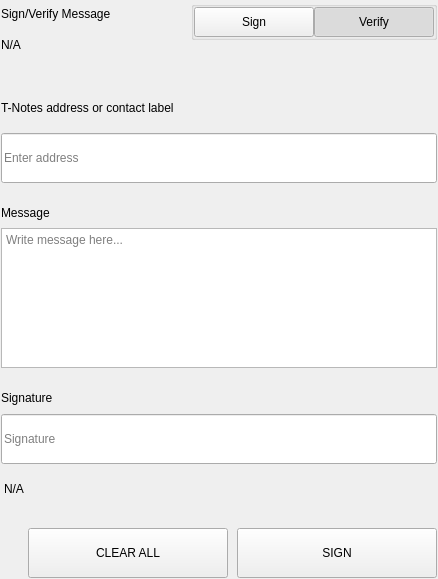
<?xml version="1.0" encoding="UTF-8"?>
<ui version="4.0">
 <class>SettingsSignMessageWidgets</class>
 <widget class="QWidget" name="SettingsSignMessageWidgets">
  <property name="geometry">
   <rect>
    <x>0</x>
    <y>0</y>
    <width>438</width>
    <height>579</height>
   </rect>
  </property>
  <property name="windowTitle">
   <string>Form</string>
  </property>
  <layout class="QVBoxLayout" name="verticalLayout">
   <property name="spacing">
    <number>0</number>
   </property>
   <property name="leftMargin">
    <number>0</number>
   </property>
   <property name="topMargin">
    <number>0</number>
   </property>
   <property name="rightMargin">
    <number>0</number>
   </property>
   <property name="bottomMargin">
    <number>0</number>
   </property>
   <item>
    <widget class="QWidget" name="left" native="true">
     <layout class="QVBoxLayout" name="verticalLayout_3">
      <property name="leftMargin">
       <number>0</number>
      </property>
      <property name="topMargin">
       <number>0</number>
      </property>
      <property name="rightMargin">
       <number>0</number>
      </property>
      <property name="bottomMargin">
       <number>0</number>
      </property>
      <item>
       <widget class="QWidget" name="container_sign" native="true">
        <layout class="QVBoxLayout" name="verticalLayout_2">
         <property name="spacing">
          <number>0</number>
         </property>
         <property name="leftMargin">
          <number>1</number>
         </property>
         <property name="topMargin">
          <number>1</number>
         </property>
         <property name="rightMargin">
          <number>1</number>
         </property>
         <property name="bottomMargin">
          <number>1</number>
         </property>
         <item>
          <layout class="QHBoxLayout" name="horizontalLayout_3" stretch="3,1">
           <property name="spacing">
            <number>40</number>
           </property>
           <item>
            <layout class="QVBoxLayout" name="verticalLayoutTitle">
             <property name="spacing">
              <number>5</number>
             </property>
             <item>
              <widget class="QLabel" name="labelTitle">
               <property name="text">
                <string>Sign/Verify Message</string>
               </property>
              </widget>
             </item>
             <item>
              <widget class="QLabel" name="labelSubtitle1">
               <property name="text">
                <string notr="true">N/A</string>
               </property>
               <property name="wordWrap">
                <bool>true</bool>
               </property>
              </widget>
             </item>
            </layout>
           </item>
           <item alignment="Qt::AlignRight|Qt::AlignTop">
            <widget class="QWidget" name="containerSwitch" native="true">
             <property name="styleSheet">
              <string notr="true">#containerSwitch{
	padding-top:9px;
}</string>
             </property>
             <layout class="QVBoxLayout" name="verticalLayout_6">
              <property name="spacing">
               <number>4</number>
              </property>
              <property name="leftMargin">
               <number>0</number>
              </property>
              <property name="topMargin">
               <number>0</number>
              </property>
              <property name="rightMargin">
               <number>0</number>
              </property>
              <property name="bottomMargin">
               <number>0</number>
              </property>
              <item alignment="Qt::AlignRight">
               <widget class="QGroupBox" name="groupBox">
                <property name="sizePolicy">
                 <sizepolicy hsizetype="Fixed" vsizetype="Preferred">
                  <horstretch>0</horstretch>
                  <verstretch>0</verstretch>
                 </sizepolicy>
                </property>
                <property name="title">
                 <string/>
                </property>
                <property name="alignment">
                 <set>Qt::AlignRight|Qt::AlignTop|Qt::AlignTrailing</set>
                </property>
                <layout class="QHBoxLayout" name="horizontalLayout_4">
                 <property name="spacing">
                  <number>0</number>
                 </property>
                 <property name="leftMargin">
                  <number>0</number>
                 </property>
                 <property name="topMargin">
                  <number>0</number>
                 </property>
                 <property name="rightMargin">
                  <number>0</number>
                 </property>
                 <property name="bottomMargin">
                  <number>0</number>
                 </property>
                 <item>
                  <widget class="QPushButton" name="pushSign">
                   <property name="minimumSize">
                    <size>
                     <width>120</width>
                     <height>30</height>
                    </size>
                   </property>
                   <property name="maximumSize">
                    <size>
                     <width>120</width>
                     <height>30</height>
                    </size>
                   </property>
                   <property name="focusPolicy">
                    <enum>Qt::NoFocus</enum>
                   </property>
                   <property name="text">
                    <string>Sign</string>
                   </property>
                   <property name="checkable">
                    <bool>true</bool>
                   </property>
                   <property name="autoExclusive">
                    <bool>true</bool>
                   </property>
                  </widget>
                 </item>
                 <item>
                  <widget class="QPushButton" name="pushVerify">
                   <property name="minimumSize">
                    <size>
                     <width>120</width>
                     <height>30</height>
                    </size>
                   </property>
                   <property name="maximumSize">
                    <size>
                     <width>120</width>
                     <height>30</height>
                    </size>
                   </property>
                   <property name="focusPolicy">
                    <enum>Qt::NoFocus</enum>
                   </property>
                   <property name="text">
                    <string>Verify</string>
                   </property>
                   <property name="checkable">
                    <bool>true</bool>
                   </property>
                   <property name="checked">
                    <bool>true</bool>
                   </property>
                   <property name="autoExclusive">
                    <bool>true</bool>
                   </property>
                  </widget>
                 </item>
                </layout>
               </widget>
              </item>
              <item alignment="Qt::AlignHCenter|Qt::AlignTop">
               <widget class="QLabel" name="labelSubtitleSwitch">
                <property name="text">
                 <string/>
                </property>
                <property name="alignment">
                 <set>Qt::AlignRight|Qt::AlignTrailing|Qt::AlignVCenter</set>
                </property>
               </widget>
              </item>
             </layout>
            </widget>
           </item>
          </layout>
         </item>
         <item>
          <spacer name="verticalSpacer_2">
           <property name="orientation">
            <enum>Qt::Vertical</enum>
           </property>
           <property name="sizeType">
            <enum>QSizePolicy::Fixed</enum>
           </property>
           <property name="sizeHint" stdset="0">
            <size>
             <width>20</width>
             <height>40</height>
            </size>
           </property>
          </spacer>
         </item>
         <item>
          <widget class="QWidget" name="containerAddress" native="true">
           <property name="sizePolicy">
            <sizepolicy hsizetype="Preferred" vsizetype="Fixed">
             <horstretch>0</horstretch>
             <verstretch>0</verstretch>
            </sizepolicy>
           </property>
           <layout class="QVBoxLayout" name="verticalLayout_5" stretch="0,0">
            <property name="spacing">
             <number>15</number>
            </property>
            <property name="leftMargin">
             <number>0</number>
            </property>
            <property name="topMargin">
             <number>0</number>
            </property>
            <property name="rightMargin">
             <number>0</number>
            </property>
            <property name="bottomMargin">
             <number>0</number>
            </property>
            <item>
             <widget class="QLabel" name="labelSubtitleAddress">
              <property name="minimumSize">
               <size>
                <width>0</width>
                <height>20</height>
               </size>
              </property>
              <property name="maximumSize">
               <size>
                <width>16777215</width>
                <height>20</height>
               </size>
              </property>
              <property name="text">
               <string>T-Notes address or contact label</string>
              </property>
             </widget>
            </item>
            <item>
             <widget class="QLineEdit" name="addressIn_SM">
              <property name="minimumSize">
               <size>
                <width>0</width>
                <height>50</height>
               </size>
              </property>
              <property name="maximumSize">
               <size>
                <width>16777215</width>
                <height>50</height>
               </size>
              </property>
              <property name="placeholderText">
               <string>Enter address</string>
              </property>
             </widget>
            </item>
           </layout>
          </widget>
         </item>
         <item>
          <spacer name="verticalSpacer_3">
           <property name="orientation">
            <enum>Qt::Vertical</enum>
           </property>
           <property name="sizeType">
            <enum>QSizePolicy::Fixed</enum>
           </property>
           <property name="sizeHint" stdset="0">
            <size>
             <width>20</width>
             <height>20</height>
            </size>
           </property>
          </spacer>
         </item>
         <item>
          <layout class="QVBoxLayout" name="verticalLayout_9">
           <property name="spacing">
            <number>5</number>
           </property>
           <item>
            <widget class="QLabel" name="labelSubtitleMessage">
             <property name="minimumSize">
              <size>
               <width>0</width>
               <height>20</height>
              </size>
             </property>
             <property name="maximumSize">
              <size>
               <width>16777215</width>
               <height>20</height>
              </size>
             </property>
             <property name="text">
              <string>Message</string>
             </property>
            </widget>
           </item>
           <item>
            <widget class="QPlainTextEdit" name="messageIn_SM">
             <property name="minimumSize">
              <size>
               <width>0</width>
               <height>140</height>
              </size>
             </property>
             <property name="maximumSize">
              <size>
               <width>16777215</width>
               <height>140</height>
              </size>
             </property>
             <property name="placeholderText">
              <string>Write message here...</string>
             </property>
            </widget>
           </item>
          </layout>
         </item>
         <item>
          <spacer name="verticalSpacer_4">
           <property name="orientation">
            <enum>Qt::Vertical</enum>
           </property>
           <property name="sizeType">
            <enum>QSizePolicy::Fixed</enum>
           </property>
           <property name="sizeHint" stdset="0">
            <size>
             <width>20</width>
             <height>20</height>
            </size>
           </property>
          </spacer>
         </item>
         <item>
          <widget class="QWidget" name="widget" native="true">
           <property name="minimumSize">
            <size>
             <width>0</width>
             <height>75</height>
            </size>
           </property>
           <property name="maximumSize">
            <size>
             <width>16777215</width>
             <height>16777215</height>
            </size>
           </property>
           <layout class="QVBoxLayout" name="verticalLayout_4">
            <property name="leftMargin">
             <number>0</number>
            </property>
            <property name="topMargin">
             <number>0</number>
            </property>
            <property name="rightMargin">
             <number>0</number>
            </property>
            <property name="bottomMargin">
             <number>0</number>
            </property>
            <item>
             <widget class="QLabel" name="labelSubtitleSignature">
              <property name="minimumSize">
               <size>
                <width>0</width>
                <height>20</height>
               </size>
              </property>
              <property name="maximumSize">
               <size>
                <width>16777215</width>
                <height>20</height>
               </size>
              </property>
              <property name="text">
               <string>Signature</string>
              </property>
             </widget>
            </item>
            <item>
             <widget class="QLineEdit" name="signatureOut_SM">
              <property name="minimumSize">
               <size>
                <width>0</width>
                <height>50</height>
               </size>
              </property>
              <property name="placeholderText">
               <string>Signature</string>
              </property>
             </widget>
            </item>
           </layout>
          </widget>
         </item>
         <item>
          <widget class="QLabel" name="statusLabel_SM">
           <property name="styleSheet">
            <string notr="true">padding-top:5px;</string>
           </property>
           <property name="text">
            <string notr="true">N/A</string>
           </property>
          </widget>
         </item>
         <item>
          <spacer name="verticalSpacer">
           <property name="orientation">
            <enum>Qt::Vertical</enum>
           </property>
           <property name="sizeType">
            <enum>QSizePolicy::Fixed</enum>
           </property>
           <property name="sizeHint" stdset="0">
            <size>
             <width>20</width>
             <height>20</height>
            </size>
           </property>
          </spacer>
         </item>
         <item>
          <layout class="QHBoxLayout" name="horizontalLayout_7">
           <property name="spacing">
            <number>9</number>
           </property>
           <item>
            <spacer name="horizontalSpacer_5">
             <property name="orientation">
              <enum>Qt::Horizontal</enum>
             </property>
             <property name="sizeType">
              <enum>QSizePolicy::Expanding</enum>
             </property>
             <property name="sizeHint" stdset="0">
              <size>
               <width>40</width>
               <height>20</height>
              </size>
             </property>
            </spacer>
           </item>
           <item>
            <widget class="QPushButton" name="pushButtonClear">
             <property name="minimumSize">
              <size>
               <width>200</width>
               <height>50</height>
              </size>
             </property>
             <property name="focusPolicy">
              <enum>Qt::NoFocus</enum>
             </property>
             <property name="text">
              <string>CLEAR ALL</string>
             </property>
            </widget>
           </item>
           <item>
            <widget class="QPushButton" name="pushButtonSave">
             <property name="minimumSize">
              <size>
               <width>200</width>
               <height>50</height>
              </size>
             </property>
             <property name="maximumSize">
              <size>
               <width>200</width>
               <height>50</height>
              </size>
             </property>
             <property name="focusPolicy">
              <enum>Qt::NoFocus</enum>
             </property>
             <property name="text">
              <string>SIGN</string>
             </property>
            </widget>
           </item>
          </layout>
         </item>
        </layout>
       </widget>
      </item>
     </layout>
    </widget>
   </item>
  </layout>
 </widget>
 <resources/>
 <connections/>
</ui>
